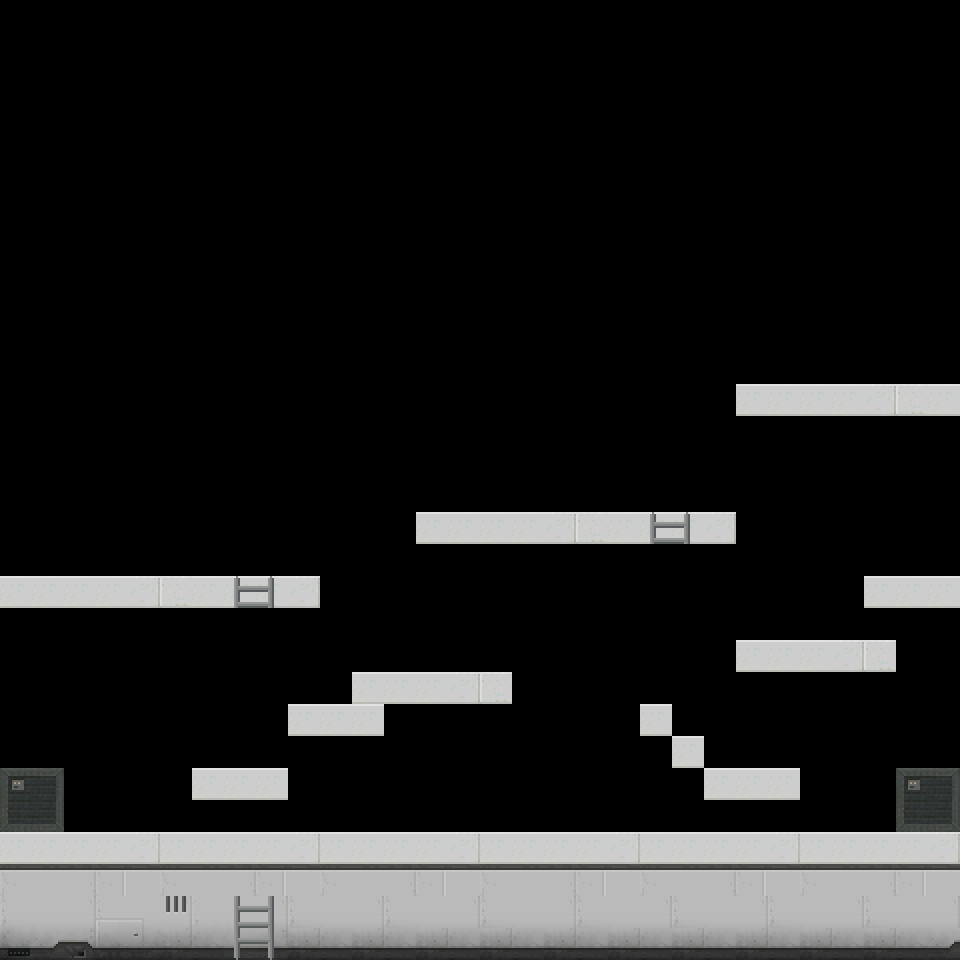

The image is a tile-based game level rendered from a .tmx file. Its description and source (layers, tilesets, objects; grid data summarised) follow:
An orthogonal 30x30 tile map with 32x32 px tiles, 1 tile layer (Background), 1 hidden layer not drawn and 19 objects (11x platform, 2x door, 2x EnemyEntity, mainPlayer, princess, ...).

<map version="1.2" tiledversion="1.2.1" orientation="orthogonal" renderorder="right-down" width="30" height="30" tilewidth="32" tileheight="32" infinite="0" nextlayerid="7" nextobjectid="51">
 <tileset firstgid="1" source="scifi_platformTiles_32x32.tsx" />
 <imagelayer id="4" name="wallpaper" visible="0">
  <image source="../img/gray_bkg.png" trans="c80000" width="782" height="440" />
 </imagelayer>
 <layer id="1" name="Background" width="30" height="30">
  <data>[900 cells, 179 non-empty, 37 distinct tile ids]</data>
 </layer>
 <objectgroup color="#00000000" id="2" name="Entities">
  <object id="1" name="mainPlayer" x="104" y="715" width="32" height="64">
   <properties>
    <property name="framewidth" type="int" value="58" />
    <property name="image" value="protoman_run_right" />
   </properties>
  </object>
  <object id="4" name="PrincessEntity" type="princess" x="443" y="769" width="46" height="64">
   <properties>
    <property name="image" value="princess" />
   </properties>
  </object>
  <object id="47" name="DoorEntity" type="door" x="1" y="769" width="62" height="65" />
  <object id="48" name="DoorEntity" type="door" x="897" y="770" width="62" height="63" />
  <object id="49" x="942" y="812" />
  <object id="50" name="CoinEntity" x="219" y="542" width="43" height="35">
   <properties>
    <property name="image" value="spinning_coin_gold" />
   </properties>
  </object>
 </objectgroup>
 <objectgroup id="6" name="EnemyEntities">
  <object id="42" name="EnemyEntity" x="24" y="477" width="100" height="100">
   <properties>
    <property name="directionright" type="bool" value="false" />
   </properties>
  </object>
  <object id="43" name="EnemyEntity" x="522" y="404" width="100" height="100">
   <properties>
    <property name="directionright" type="bool" value="true" />
   </properties>
  </object>
 </objectgroup>
 <objectgroup id="5" name="collision">
  <object id="29" type="platform" x="2" y="832">
   <polyline points="0,0 956,0" />
  </object>
  <object id="31" type="platform" x="192" y="767">
   <polygon points="0,0 96,0 96,30 -4,33" />
  </object>
  <object id="32" type="platform" x="286" y="705" width="100" height="15" />
  <object id="33" type="platform" x="352" y="674" width="161" height="9" />
  <object id="34" type="platform" x="-2" y="577" width="320" height="14" />
  <object id="35" type="platform" x="704" y="772" width="92" height="21" />
  <object id="36" type="platform" x="672" y="736" width="34" height="9" />
  <object id="37" type="platform" x="640" y="702" width="33" height="15" />
  <object id="38" type="platform" x="737" y="643" width="159" height="10" />
  <object id="39" type="platform" x="863" y="578" width="94" height="13" />
  <object id="40" type="platform" x="417" y="514" width="322" height="21" />
 </objectgroup>
</map>
